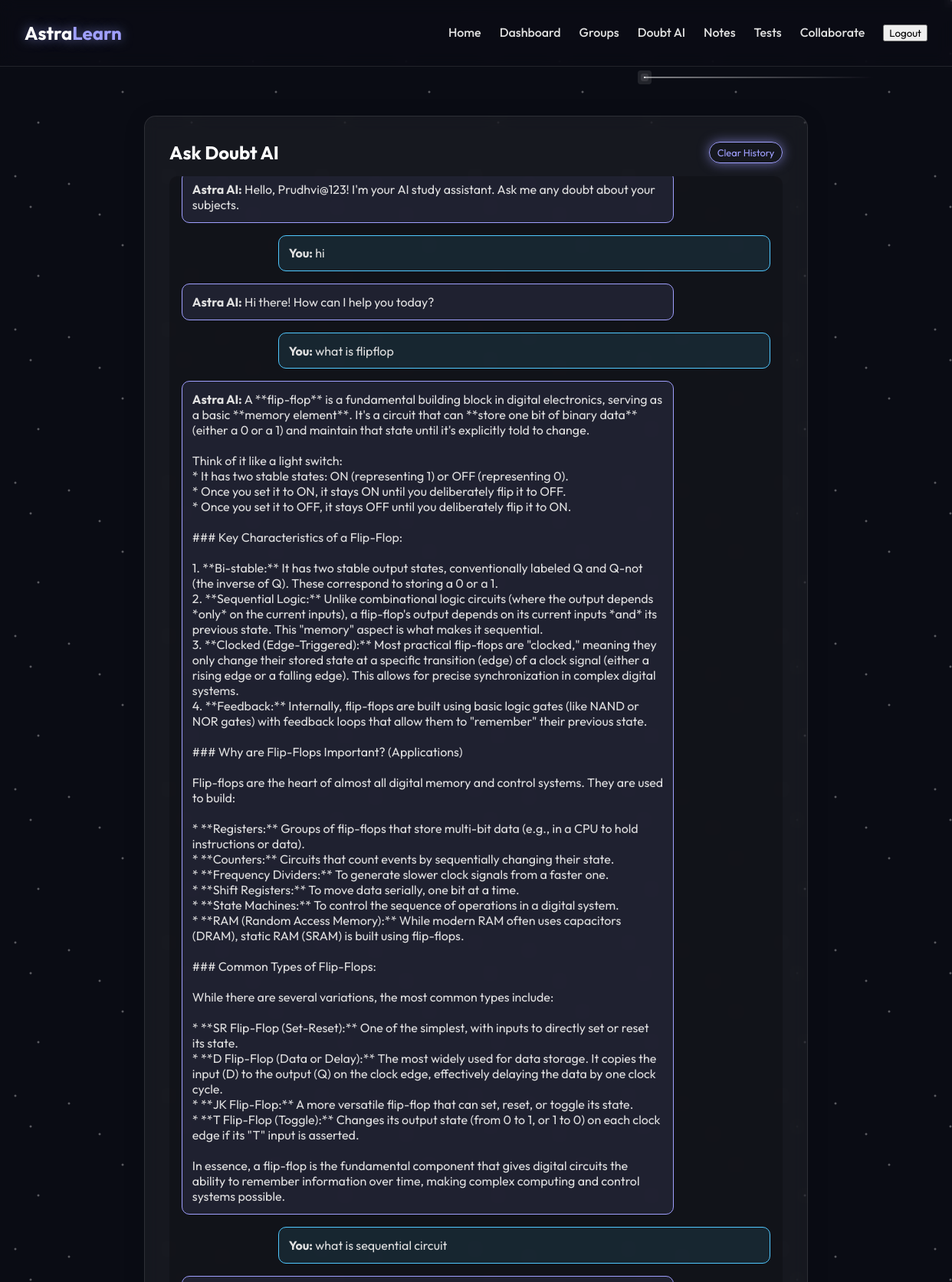
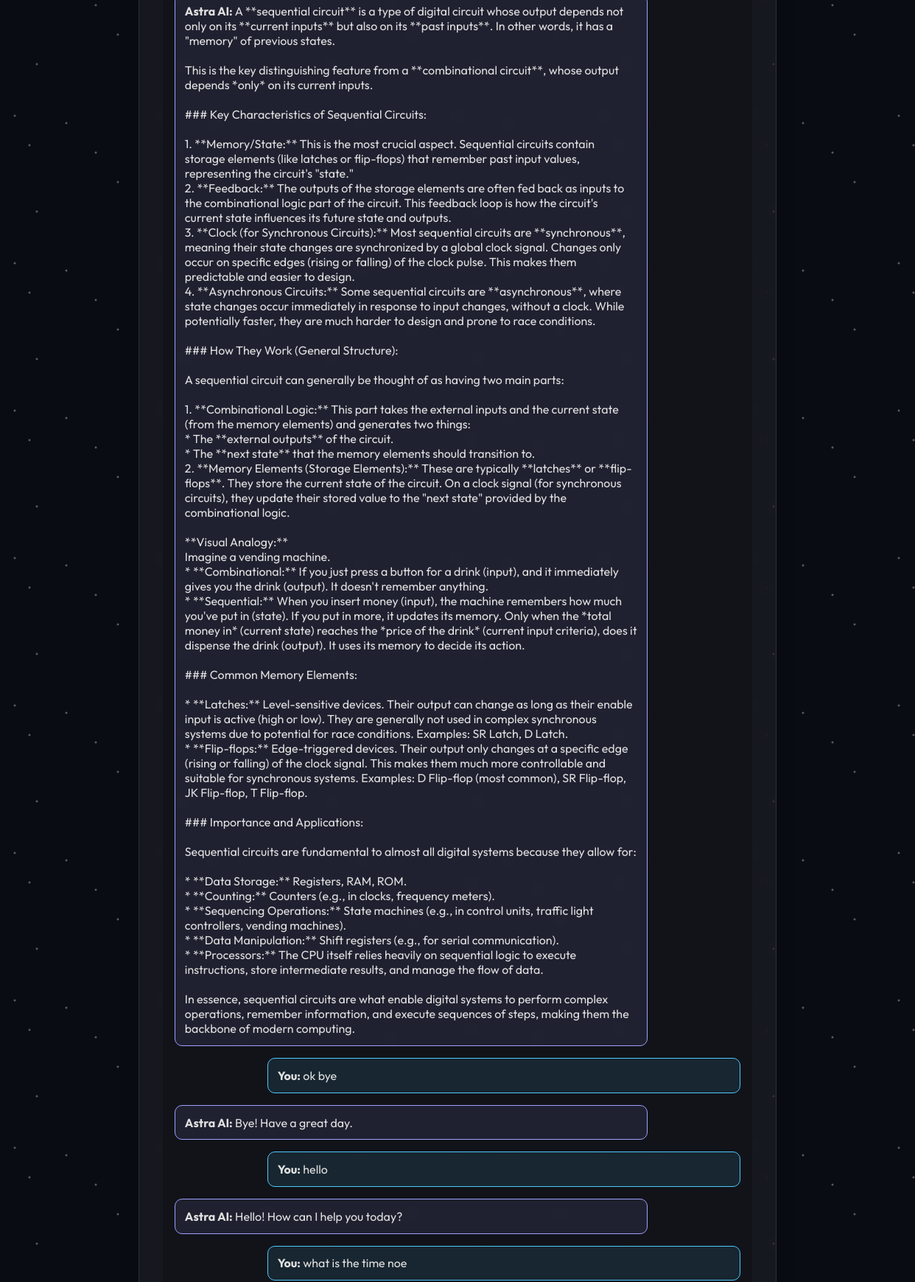
The app's page /doubt-ai/ (signed in, upper part) with its own data (2 pictures, top to bottom).
### accounts/models.py (models this page shows, shortened)
class CustomUser(AbstractUser):
    bio = models.TextField(max_length=500, blank=True)
    LEARNING_STYLES = [
        ('visual', 'Visual'),
        ('auditory', 'Auditory'),
        ('reading', 'Reading/Writing'),
        ('kinesthetic', 'Kinesthetic'),
    ]
    learning_style = models.CharField(max_length=20, choices=LEARNING_STYLES, default='visual')
    interests = models.CharField(max_length=255, blank=True, help_text="Comma-separated topics (e.g., Math, Physics, Coding)")
    avatar = models.ImageField(upload_to='avatars/', blank=True, null=True)

### doubt_ai/models.py (models this page shows, shortened)
class DoubtHistory(models.Model):
    user = models.ForeignKey(settings.AUTH_USER_MODEL, on_delete=models.CASCADE)
    message = models.TextField()
    response = models.TextField()
    timestamp = models.DateTimeField(auto_now_add=True)
    class Meta:
        ordering = ['-timestamp']

### doubt_ai/views.py (the view)
# urls.py: path('', views.chat_view, name='doubt_ai_chat'),
@login_required
def chat_view(request):
    try:
        history = DoubtHistory.objects.filter(user=request.user).order_by('timestamp')
    except Exception:
        history = []
    return render(request, 'doubt_ai/chat.html', {'history': history})

### templates/doubt_ai/chat.html (shortened to what this page needs)
{% extends 'base.html' %}
{% block content %}
<div class="glass-panel"
    style="max-width: 800px; margin: 2rem auto; height: 80vh; display: flex; flex-direction: column;">
    <div style="display: flex; justify-content: space-between; align-items: center; margin-bottom: 1rem;">
        <h2 style="margin: 0;">Ask Doubt AI</h2>
        <a href="{% url 'clear_doubt_history' %}" class="btn-glow"
            style="font-size: 0.8rem; padding: 0.3rem 0.6rem; text-decoration: none;">Clear History</a>
    </div>
    <div id="ai-chat-box"
        style="flex: 1; overflow-y: auto; padding: 1rem; background: rgba(0,0,0,0.2); border-radius: 10px; margin-bottom: 1rem;">
        <div class="message ai"
            style="margin-bottom: 1rem; padding: 0.8rem; border-radius: 10px; background: rgba(160, 160, 255, 0.1); border: 1px solid var(--primary-color); max-width: 80%; margin-right: auto;">
            <strong>Astra AI:</strong> Hello, {{ user.username }}! I'm your AI study assistant. Ask me any doubt about
            your subjects.
        </div>
        {% for chat in history %}
        <div class="message user"
            style="margin-bottom: 1rem; padding: 0.8rem; border-radius: 10px; background: rgba(80, 200, 255, 0.1); border: 1px solid var(--secondary-color); max-width: 80%; margin-left: auto;">
            <strong>You:</strong> {{ chat.message }}
        </div>
        <div class="message ai"
            style="margin-bottom: 1rem; padding: 0.8rem; border-radius: 10px; background: rgba(160, 160, 255, 0.1); border: 1px solid var(--primary-color); max-width: 80%; margin-right: auto;">
            <strong>Astra AI:</strong> {{ chat.response|linebreaksbr }}
        </div>
        {% endfor %}
    </div>
</div>
{% endblock %}

### static/css/style.css (style rules this page uses)
:root { --primary-color: #A0A0FF; --secondary-color: #50C8FF; --accent-glow: 0 0 15px rgba(160, 160, 255, 0.6); --bg-dark: #0B0C15; --glass-bg: rgba(255, 255, 255, 0.05); --glass-border: 1px solid rgba(255, 255, 255, 0.1); --text-color: #E0E0E0; --font-family: 'Outfit', sans-serif; }
body { background-color: var(--bg-dark); color: var(--text-color); font-family: var(--font-family); margin: 0; padding: 0; overflow-x: hidden; min-height: 100vh; display: flex; flex-direction: column; }
.btn-glow { padding: 0.5rem 1.5rem; border: 1px solid var(--primary-color); border-radius: 20px; background: transparent; color: var(--primary-color); box-shadow: var(--accent-glow); transition: all 0.3s ease; }
.glass-panel { background: var(--glass-bg); backdrop-filter: blur(10px); border: var(--glass-border); border-radius: 15px; padding: 2rem; box-shadow: 0 4px 30px rgba(0, 0, 0, 0.1); margin-bottom: 2rem; }
h1, h2, h3 { color: white; margin-bottom: 1rem; }

### records on screen
CustomUser: username "Prudhvi@123"
DoubtHistory: message "hi", response "Hi there! How can I help you today?"
DoubtHistory: message "what is flipflop", response "A **flip-flop** is a fundamental building block in digital electronics, serving as a basic **memory element**. It's a circuit that can **store one bit of binary data** (either a 0 or a 1) and maintain that state until it's explicitly told to change. Think of it like a light switch: * It has two stable states: ON (representing 1) or OFF (representing 0). * Once you set it to ON, it stays ON until you deliberately flip it to OFF. * Once you set it to OFF, it stays OFF until you deliberately flip it to ON. ### Key Characteristics of a Flip-Flop: 1. **Bi-stable:** It has two stable output states, conventionally labeled Q and Q-not (the inverse of Q). These correspond to storing a 0 or a 1. 2.…"
DoubtHistory: message "what is sequential circuit", response "A **sequential circuit** is a type of digital circuit whose output depends not only on its **current inputs** but also on its **past inputs**. In other words, it has a \"memory\" of previous states. This is the key distinguishing feature from a **combinational circuit**, whose output depends *only* on its current inputs. ### Key Characteristics of Sequential Circuits: 1. **Memory/State:** This is the most crucial aspect. Sequential circuits contain storage elements (like latches or flip-flops) that remember past input values, representing the circuit's \"state.\" 2. **Feedback:** The outputs of the storage elements are often fed back as inputs to the combinational logic part of the circuit.…"
DoubtHistory: message "ok bye", response "Bye! Have a great day."
DoubtHistory: message "hello", response "Hello! How can I help you today?"
DoubtHistory: message "what is the time noe"
